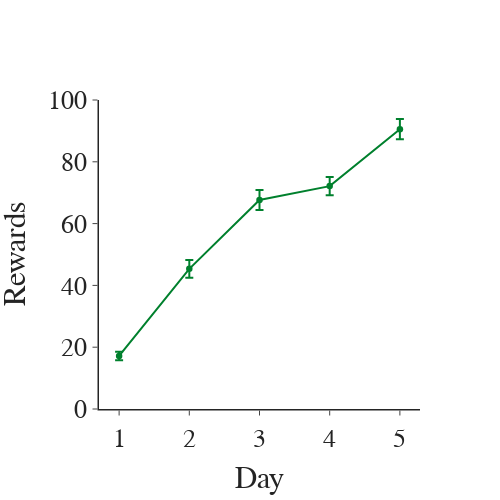

This figure's notebook cell:
### Code cell
## Plot rewards across days
fig = pf.plot_behavior_across_days(ct_df, x_var='day', y_var='rewards', groupby_var=['day'], plot_transitions=None,
                                   marker_color=avg_color, avg_color=avg_color, expert_line=False, chance=False, symbols=['circle'],
                                   x_title='Day', y_title='Rewards', titles=[''], 
                                   plot_datapoints=False, height=500, width=500)
fig.update_yaxes(range=[0, 100])
fig.show()
fig.write_image(pjoin(fig_path, 'rewards_across_days.png'), width=500, height=500)

### Figure 1 — Plotly figure (JSON) as saved in the notebook; plotly's stock layout.template omitted (floating-point values rounded to 4 significant figures)
{"data": [{"error_y": {"array": [1.378, 2.869, 3.229, 2.963, 3.264], "type": "data"}, "line": {"color": "#00802D"}, "marker": {"size": 6.5, "symbol": ["circle"]}, "mode": "lines+markers", "showlegend": false, "type": "scatter", "x": [1, 2, 3, 4, 5], "y": [17.17, 45.37, 67.65, 72.13, 90.56]}], "layout": {"font": {"family": "Arial", "size": 26}, "height": 500, "title": {"x": 0.5, "xanchor": "center", "y": 0.9, "yanchor": "top"}, "width": 500, "xaxis": {"anchor": "y", "domain": [0, 1], "linewidth": 1.5, "title": {"text": "Day"}}, "yaxis": {"anchor": "x", "domain": [0, 1], "linewidth": 1.5, "range": [0, 100], "title": {"text": "Rewards"}}}}
